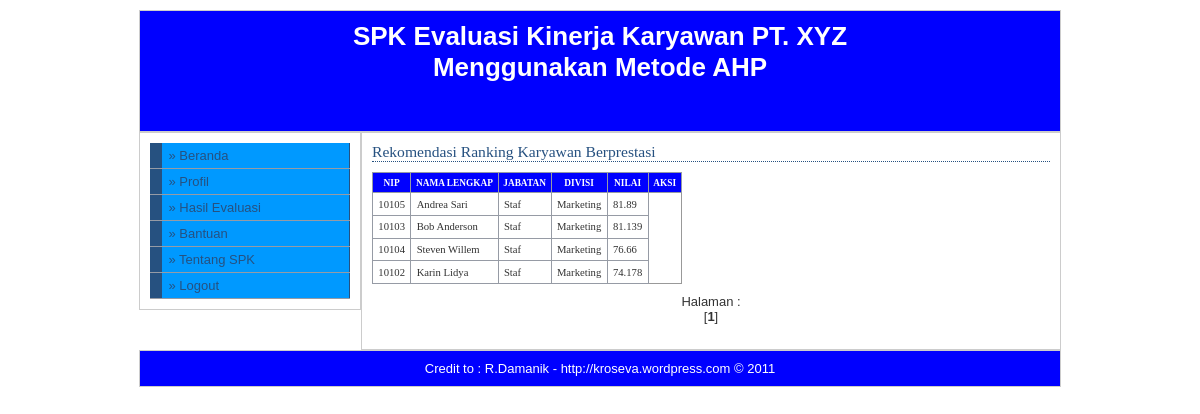
Screenshot of /indexs.php?modul=hasil (signed in) with the database file from the repository.
### tables this page shows
CREATE TABLE IF NOT EXISTS `menu` (
  `menu` varchar(30) NOT NULL,
  `link` varchar(50) NOT NULL,
  `status` enum('admin','user') NOT NULL,
  `aktif` enum('y','n') NOT NULL,
  `urutan` int(5) NOT NULL
);

CREATE TABLE IF NOT EXISTS `karyawan` (
  `nip` varchar(5) NOT NULL,
  `nama_karyawan` varchar(30) NOT NULL,
  `jabatan` varchar(30) NOT NULL,
  `divisi` varchar(30) NOT NULL,
  `alamat` varchar(50) NOT NULL,
  `telp` varchar(30) NOT NULL,
  PRIMARY KEY  (`nip`)
);

CREATE TABLE IF NOT EXISTS `hasil_evaluasi` (
  `nip` varchar(5) NOT NULL,
  `total_nilai` float NOT NULL
);

### modul_admin/mod_laporan/laporan.php (the view, shortened to what this page needs)
<?php
$queri=mysql_query("SELECT * FROM hasil_evaluasi");
$hasil=mysql_num_rows($queri);
if ($hasil){
    echo "<h2>Rekomendasi Ranking Karyawan Berprestasi</h2>
          <table>
          <tr><th>nip</th><th>nama lengkap</th><th>jabatan</th><th>divisi</th><th>nilai</th><th>aksi</th></tr>";
  	$hal = $_GET[hal];
	if(!isset($_GET['hal'])){
		$page = 1;
		$hal = 1;
	} else {
		$page = $_GET['hal'];
	}
	$jmlperhalaman = 10;
	$offset = (($page * $jmlperhalaman) - $jmlperhalaman);
    $tampil=mysql_query("SELECT h.nip,k.nama_karyawan,k.jabatan,k.divisi,h.total_nilai FROM karyawan k, hasil_evaluasi h
						 WHERE k.jabatan != 'manajer' AND h.nip=k.nip
						 ORDER BY h.total_nilai DESC LIMIT $offset, $jmlperhalaman");
    while ($r=mysql_fetch_array($tampil)){
       echo "<tr>
             <td>$r[nip]</td>
             <td>$r[nama_karyawan]</td>
			 <td>$r[jabatan]</td>
			 <td>$r[divisi]</td>
			 <td>$r[total_nilai]
             </td></tr>";
    }
    echo "</table>";
	$total_record = mysql_result(mysql_query("SELECT COUNT(*) as Num FROM hasil_evaluasi"),0);
	$total_halaman = ceil($total_record / $jmlperhalaman);
	echo "<center>Halaman :<br/>";
	$perhal=4;
	if($total_halaman<=10){
	$hal1=1;
	$hal2=$total_halaman;
	}else{
	$hal1=$hal-$perhal;
	$hal2=$hal+$perhal;
	}
	if($hal<=5){
	$hal1=1;
	}
	if($hal<$total_halaman){
	$hal2=$hal+$perhal;
	}else{
	$hal2=$hal;
	}
	for($i = $hal1; $i <= $hal2; $i++){
		if(($hal) == $i){
			echo "[<b>$i</b>] ";
			} else {
		if($i<=$total_halaman){
				echo "<a href=indexs.php?modul=laporan&hal=$i>$i</a> ";
		}
		}
	}
	echo "</center><br/>";
}
else{
	echo "Silahkan hitung kembali skor penilaian karyawan<br/>";
	echo "<form method='post' action='?modul=evaluasi'>
	<input type=submit value=Ulang></form>
	";
}
?>

### menu.php (shortened to what this page needs)
<?php
if ($_SESSION[leveluser]=='admin'){
  $sql=mysql_query("select * from menu where aktif='y' and status='admin' order by urutan");
}
else{
  $sql=mysql_query("select * from menu where status='user' and aktif='y' order by urutan");
}
while ($m=mysql_fetch_array($sql)){
  echo "<li><a href='$m[link]'>&#187; $m[menu]</a></li>";
}
?>

### main.css (style rules this page uses)
* { padding: 0; margin: 0; }
body { font-family: Arial, Helvetica, sans-serif; font-size: 13px; }
#menu li { width: 200px; border-bottom: 1px solid #969BA5; margin: 0; padding: 0; font-size: 100%; vertical-align: bottom; }
#menu a:link, #menu a:visited { display: block; padding: 5px 5px 5px 0.5em; border-left: 12px solid #265180; border-right: 1px solid #265180; background-color: #0099FF; color: #265180; text-decoration: none; }
a:link,a:visited { color:#265180; }
h2 { font: normal 120% Georgia; color: #265180; background-color: transparent; border-bottom: 1px dotted #265180; }
table { font-family: Tahoma; font-size: 8pt; border-width: 1px; border-style: solid; border-color: #999999; border-collapse: collapse; margin: 10px 0px; }
th { color: #FFFFFF; font-size: 7pt; text-transform: uppercase; text-align: center; padding: 0.5em; border-width: 1px; border-style: solid; border-color: #969BA5; border-collapse: collapse; background-color: #0000FF; }
td { padding: 0.5em; vertical-align: top; border-width: 1px; border-style: solid; border-color: #969BA5; border-collapse: collapse; }

### rows the page displays
menu: menu "Profil"
menu: menu "Hasil Evaluasi"
karyawan: hasil_evaluasi.nip "10105", nama_karyawan "Andrea Sari", jabatan "Staf", divisi "Marketing", hasil_evaluasi.total_nilai "81.89"
karyawan: hasil_evaluasi.nip "10103", nama_karyawan "Bob Anderson", jabatan "Staf", divisi "Marketing", hasil_evaluasi.total_nilai "81.139"
karyawan: hasil_evaluasi.nip "10104", nama_karyawan "Steven Willem", jabatan "Staf", divisi "Marketing", hasil_evaluasi.total_nilai "76.66"
karyawan: hasil_evaluasi.nip "10102", nama_karyawan "Karin Lidya", jabatan "Staf", divisi "Marketing", hasil_evaluasi.total_nilai "74.178"

### other values shown
$footer "Credit to : R.Damanik - http://kroseva.wordpress.com © 2011"
